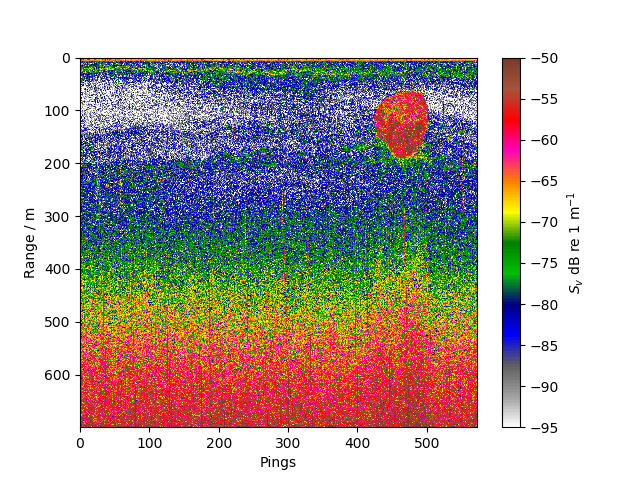

Recreate this plot in Julia.
#!/usr/bin/env julia

# For loading Simrad EK60 RAW files
using SimradEK60
using SimradEK60TestData

# For plotting echograms
using EchogramPyPlot

# For tweaking echograms
using PyPlot
using LaTeXStrings

# Load the pings from a sample Simrad EK60 RAW file.
filename = EK60_SAMPLE
ps = SimradEK60.load(filename)

# Select only the 120 kHz pings
ps120 = [p for p in ps if p.frequency == 120000]

# Calculate volume backscatter
Sv120 = Sv(ps120)

# Range / depth
_R = R(ps120)

# Plot an echogram
echogram(Sv120, range = maximum(_R), cmap=EK500, vmin=-95, vmax=-50)

# Add a labelled colour bar
cb = plt[:colorbar]()
cb[:set_label](L"$S_v$ dB re 1 m$^{-1}$")

# Label the axes
xlabel("Pings")
ylabel("Range / m")

# Save the echogram
savefig("example.png")

# Display the echogram
show()


